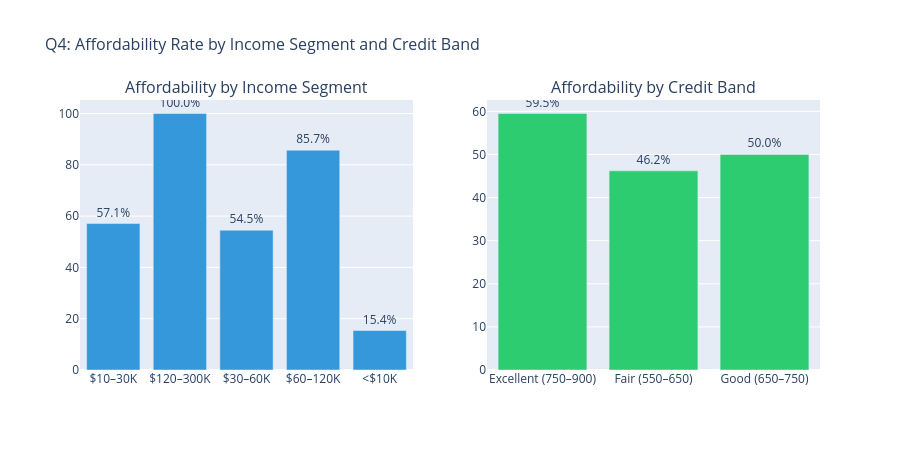

The notebook cell this image was saved under:
### Code cell
# Affordability rate by income segment
inc_aff = loans.groupby('income_segment', observed=True).agg(
    total      = ('is_affordable', 'count'),
    affordable = ('is_affordable', 'sum')
).reset_index()
inc_aff['affordable_pct'] = (
    inc_aff['affordable'] / inc_aff['total'] * 100
).round(1)

print("── Affordability Rate by Income Segment ──")
print(inc_aff.to_string(index=False))

# Affordability rate by credit band
cred_aff = loans.groupby('credit_band', observed=True).agg(
    total      = ('is_affordable', 'count'),
    affordable = ('is_affordable', 'sum')
).reset_index()
cred_aff['affordable_pct'] = (
    cred_aff['affordable'] / cred_aff['total'] * 100
).round(1)

print("\n── Affordability Rate by Credit Band ──")
print(cred_aff.to_string(index=False))

fig4 = make_subplots(
    rows=1, cols=2,
    subplot_titles=[
        'Affordability by Income Segment',
        'Affordability by Credit Band'
    ]
)

fig4.add_trace(
    go.Bar(
        x=inc_aff['income_segment'],
        y=inc_aff['affordable_pct'],
        marker_color='#3498db',
        text=inc_aff['affordable_pct'],
        texttemplate='%{text:.1f}%',
        textposition='outside',
        name='Income'
    ), row=1, col=1
)

fig4.add_trace(
    go.Bar(
        x=cred_aff['credit_band'],
        y=cred_aff['affordable_pct'],
        marker_color='#2ecc71',
        text=cred_aff['affordable_pct'],
        texttemplate='%{text:.1f}%',
        textposition='outside',
        name='Credit'
    ), row=1, col=2
)

fig4.update_layout(
    title_text='Q4: Affordability Rate by Income Segment and Credit Band',
    height=450,
    showlegend=False,
    title_font_size=16
)
fig4.show()

### Figure 1 — Plotly figure (JSON) as saved in the notebook; plotly's stock layout.template omitted (floating-point values rounded to 4 significant figures)
{"data": [{"marker": {"color": "#3498db"}, "name": "Income", "text": [57.1, 100.0, 54.5, 85.7, 15.4], "textposition": "outside", "texttemplate": "%{text:.1f}%", "type": "bar", "x": ["$10–30K", "$120–300K", "$30–60K", "$60–120K", "<$10K"], "xaxis": "x", "y": [57.1, 100.0, 54.5, 85.7, 15.4], "yaxis": "y"}, {"marker": {"color": "#2ecc71"}, "name": "Credit", "text": [59.5, 46.2, 50.0], "textposition": "outside", "texttemplate": "%{text:.1f}%", "type": "bar", "x": ["Excellent (750–900)", "Fair (550–650)", "Good (650–750)"], "xaxis": "x2", "y": [59.5, 46.2, 50.0], "yaxis": "y2"}], "layout": {"annotations": [{"font": {"size": 16}, "showarrow": false, "text": "Affordability by Income Segment", "x": 0.225, "xanchor": "center", "xref": "paper", "y": 1, "yanchor": "bottom", "yref": "paper"}, {"font": {"size": 16}, "showarrow": false, "text": "Affordability by Credit Band", "x": 0.775, "xanchor": "center", "xref": "paper", "y": 1, "yanchor": "bottom", "yref": "paper"}], "height": 450, "showlegend": false, "title": {"font": {"size": 16}, "text": "Q4: Affordability Rate by Income Segment and Credit Band"}, "xaxis": {"anchor": "y", "domain": [0, 0.45]}, "xaxis2": {"anchor": "y2", "domain": [0.55, 1]}, "yaxis": {"anchor": "x", "domain": [0, 1]}, "yaxis2": {"anchor": "x2", "domain": [0, 1]}}}
